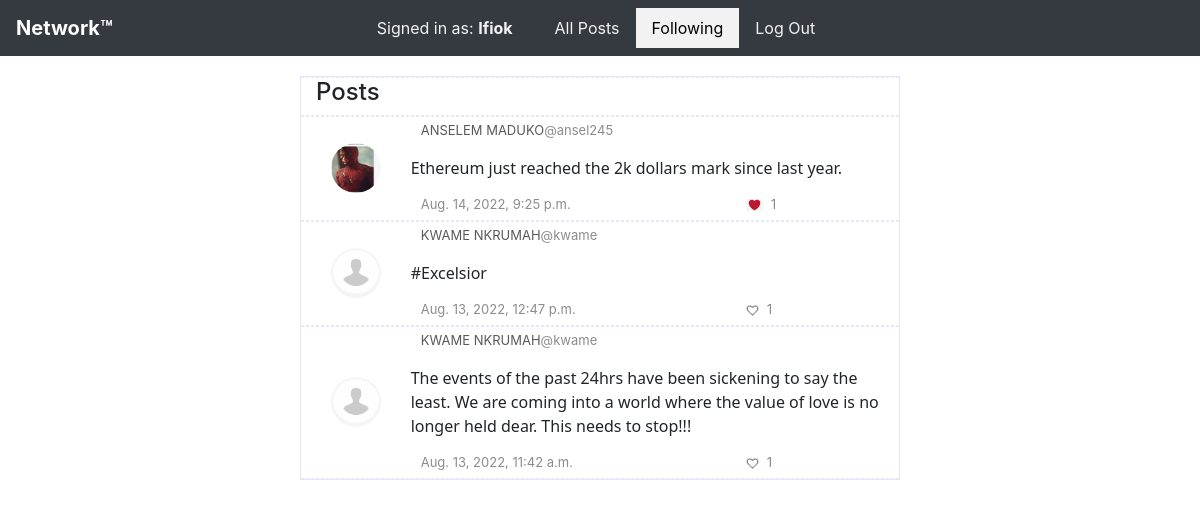
The page /following (signed in) on the database its author committed.
### network/models.py (models this page shows)
class User(AbstractUser):
    bio = models.CharField(max_length=255, blank=True)
    photo = models.ImageField(upload_to='profile/photos', blank=True)

class Post(models.Model):
    post = models.CharField(max_length=255, blank=False, editable=True)
    user = models.ForeignKey(User, related_name="posted_by", on_delete=models.CASCADE)
    timestamp = models.DateTimeField(auto_now=True, null=False)

### network/views.py (the view)
# urls.py: path("following", views.following, name="following"),
@login_required
def following(request):
    posts = Post.objects.filter(user__followed__user_following=request.user).order_by("-timestamp")
    meta = {
            "components_to_show": ("posts")
        }
    return load_posts(request=request, posts=posts, meta_data=meta)

### network/views.py (called while the page is built)
def load_posts(request, posts, user_likes=None,
    meta_data={
        "components_to_show" : None,
        "profile_user" : None,
        "follows_user" : None,
        "followers_count": 0,
        "count_user_follows": 0
    }):
    if request.user.is_authenticated :
        likes = Like.objects.filter(user=request.user)
        user_likes = [like.post.id for like in likes]
    else:
        print("The user is not authenticated.")
    paginator = Paginator(posts, 10)
    page_number = 1
    try:
        page_number = request.GET.get('page')
    except Exception:
        print("The paginator page number threw and exception.")
        traceback.print_exc
    new_posts = paginator.get_page(page_number)
    return render(request, "network/index.html", {
        "posts" : new_posts,
        "user_likes" : user_likes,
        "meta" : meta_data
    })

### network/templates/network/index.html (shortened to what this page needs)
{% extends "network/layout.html" %}
{% load static %}
{% block body %}
    {% if 'posts' in meta.components_to_show %}
            <div class="container" style="margin: 20px auto 10px auto;">
                <div class="row  align-items-center post">
                    <div class="col">
                        <h4>Posts</h4>
                    </div>
                </div>
                {% for post in posts %}
                    <div class="row  align-items-center post">
                        <div class="col-2 justify-content-center" style="padding: 10px 30px;">
                            {% if post.user.photo %}
                                <img width="50" height="50" style="border-radius: 60px;" src="{{ post.user.photo.url }}" alt=""  />
                            {% else %}
                                <img width="50" height="50" style="border-radius: 60px;" src="{% static 'network/img/user.png' %}" alt=""  />
                            {% endif %}
                        </div>
                        <div class="col-10">
                            <div class="row align-items-start post_meta">
                                <div class="col-10">
                                    <a class="fullname" href="{% url 'profile' post.user.username %}">{{ post.user.first_name|upper }} {{ post.user.last_name|upper }}</a><span class="username">@{{post.user}}</span>
                                </div>
                            </div>
                            <div class="row align-items-center" id="post_div">
                                <div class="col-12 post_content">{{post.post}}</div>
                            </div>
                            <div class="row  align-items-end post_meta_bottom">
                                <div class="col-8">
                                    <div class="username">{{post.timestamp}}</div>
                                </div>
                                <div class="col-2 ">
                                    {% if not user.is_authenticated or not post.id in user_likes %}
                                         <img src="{% static 'network/img/translike.png' %}" data-postid="{{post.id}}" class="mylikes_unlike btn_like post_meta_items_unlike"  />&nbsp;&nbsp;<span class="likes">{{post.likes.count}}</span>
                                    {% else %}
                                        <img src="{% static 'network/img/red.png' %}" data-postid="{{post.id}}" class="mylikes_like btn_like post_meta_items_like" />&nbsp;&nbsp;<span class="likes">{{post.likes.count}}</span>
                                    {% endif %}
                                </div>
                            </div>
                        </div>
                    </div>
                {% empty %}
                        <div class="row" style="padding: 20px;">
                            <div class="col">
                                <h7>No posts to display. Follow other users to see their posts.</h7>
                            </div>
                        </div>
                {% endfor %}
            </div>
    {% endif %}
{% endblock %}

### network/templates/network/layout.html (shortened to what this page needs)
{% load static %}
<!DOCTYPE html>
<html lang="en">
    <head>
        <link rel="stylesheet" href="https://stackpath.bootstrapcdn.com/bootstrap/4.4.1/css/bootstrap.min.css">
        <link href="{% static 'network/styles/styles.css' %}" rel="stylesheet">
    </head>
    <body>
        <nav class="navbar navbar-expand-lg navbar-dark bg-dark">
            <div ><strong><a class="navbar-brand" href="{% url 'index' %}">Network&trade;</a></strong></div>
            <div style="width: 80%;">
              <ul class="nav justify-content-center mr-auto">
                {% if user.is_authenticated %}
                    <li class="nav-item">
                        <a class="nav-link nav_default" href="{% url 'profile' user.username %}">Signed in as: <strong class="title">{{ user.username|title }}</strong></a>
                    </li>
                {% endif %}
                <li class="nav-item">
                    {% if request.path == "/" %}
                        <a class="nav-link my_active"  href="{% url 'index' %}">All Posts</a>
                    {% else %}
                        <a class="nav-link nav_default"  href="{% url 'index' %}">All Posts</a>
                    {% endif %}
                </li>
                {% if user.is_authenticated %}
                    <li class="nav-item">
                        {% if "following" in request.path %}
                            <a class="nav-link my_active"  href="{% url 'following' %}">Following</a>
                        {% else %}
                            <a class="nav-link nav_default"  href="{% url 'following' %}">Following</a>
                        {% endif %}
                    </li>
                    <li class="nav-item">
                        {% if "logout" in request.path %}
                            <a class="nav-link my_active"  href="{% url 'logout' %}">Log Out</a>
                        {% else %}
                            <a class="nav-link nav_default"  href="{% url 'logout' %}">Log Out</a>
                        {% endif %}
                    </li>
                {% endif %}
              </ul>
            </div>
        </nav>
        <div class="body">
            {% block body %}
            {% endblock %}
        </div>
    </body>
</html>

### network/static/network/styles/styles.css (style rules this page uses)
@media (min-width: 1200px) { .container { max-width: 600px; } }
.container { border:.1px solid lavender; }
.fullname { color:#595959; font-size: small; text-decoration: none; }
.title { text-decoration: none; margin-right: 10px; }
.username { color:#8c8c8c; font-size: small; }
.my_active { background-color:#f2f2f2; color: black; }
.nav_default { color: #f2f2f2; text-decoration: none; }
.post_content { padding:10px; font-family: "Segoe UI", Roboto, Helvetica, Arial, sans-serif; }
.post_meta { padding: 0px 5px 5px 5px; }
.btn_like { align-items: center; vertical-align: middle; }
.post_meta_items_like { width: 17px; height: 12px; }
.post_meta_items_unlike { width: 13px; height: 13px; }
.post_meta_bottom { color:#8c8c8c; font-size: smaller; padding:5px; }
.post { border-top: 1px dashed lavender; border-bottom: 1px dashed lavender; }

### rows shown on the page
User: username "Ifiok"
Post: user.photo (picture), user.first_name "ANSELEM", user.last_name "MADUKO", user "ansel245", post "Ethereum just reached the 2k dollars mark since last year.", timestamp "Aug. 14, 2022, 9:25 p.m.", likes.count "1"
Post: user.first_name "KWAME", user.last_name "NKRUMAH", user "kwame", post "#Excelsior", timestamp "Aug. 13, 2022, 12:47 p.m.", likes.count "1"
Post: user.first_name "KWAME", user.last_name "NKRUMAH", user "kwame", post "The events of the past 24hrs have been sickening to say the least. We are coming into a world where the value of love is no longer held dear. This needs to stop!!!", timestamp "Aug. 13, 2022, 11:42 a.m.", likes.count "1"
